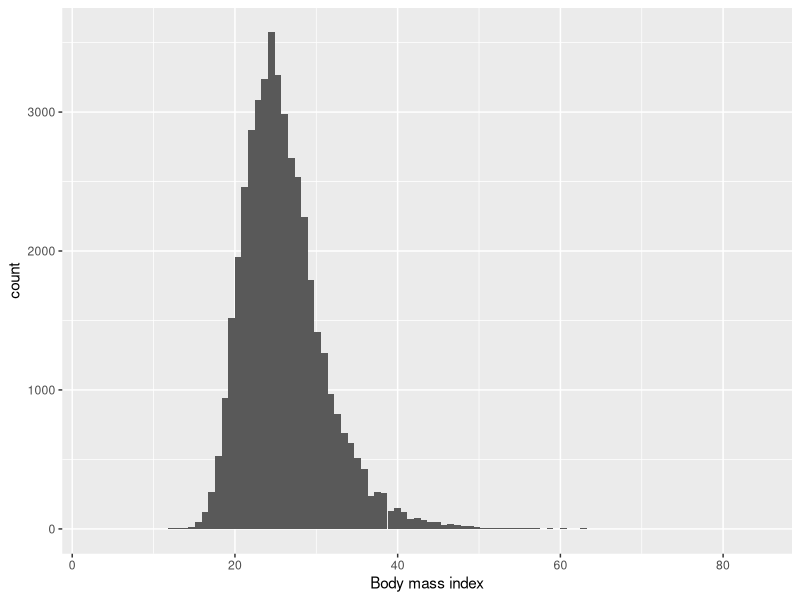
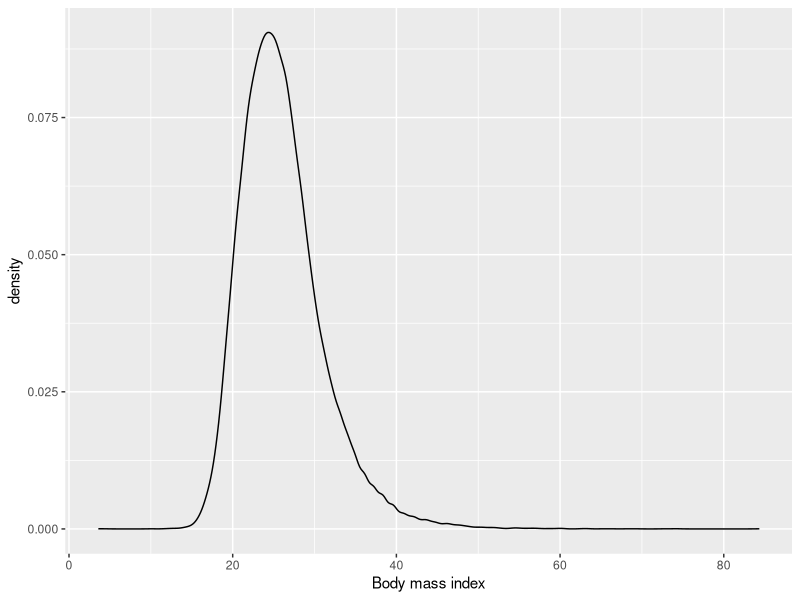
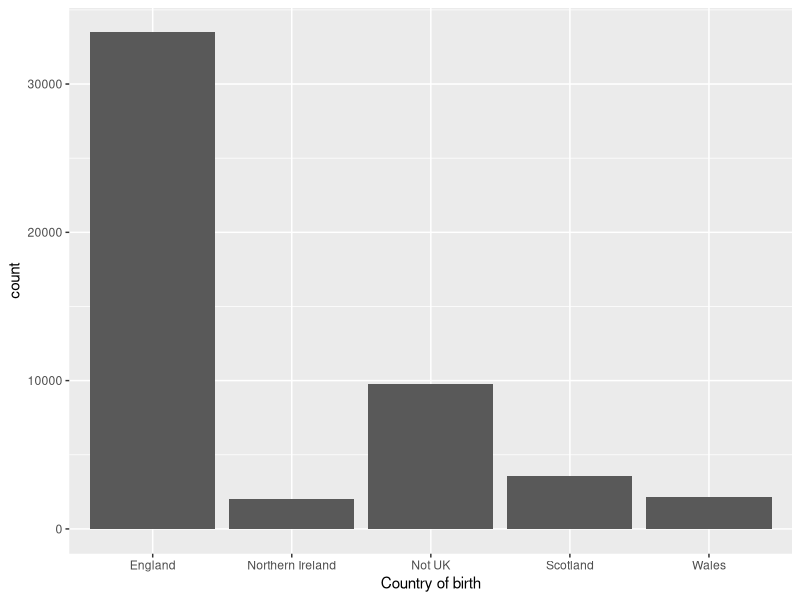
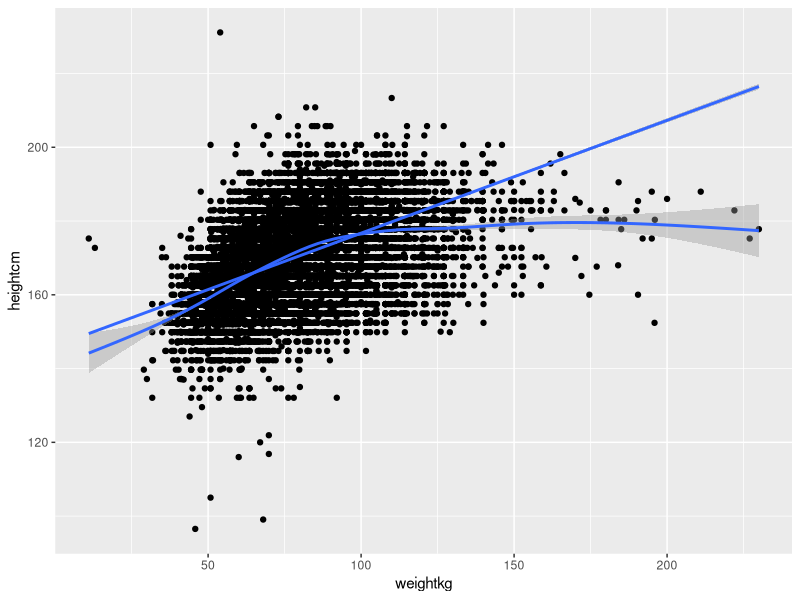

The R source for these figures, in order:
## ---- chunk 1
library(tidyverse)
library(data.table)
W1 <- fread("exData/W1.csv")
W1 <- W1 %>%
  mutate(heightcm = ifelse(a_hlht == 1 & a_hlhtf > 0, 
                           a_hlhtf*30.48 + a_hlhti*2.54,
                           ifelse(a_hlht == 2 & a_hlhtc > 0, 
                                  a_hlhtc, NA))) %>%
  mutate(weightkg = ifelse(a_hlwt == 1 & a_hlwts > 0, 
                           a_hlwts*6.35 + a_hlwtp*0.45,
                           ifelse(a_hlwt == 2 & a_hlwtk > 0, 
                                  a_hlwtk, NA))) %>%
  mutate(bmi = weightkg / (heightcm / 100)^2)
head(W1, 3)
## ---- chunk 2
ggplot(W1, aes(x=bmi)) +
  geom_histogram(bins = 100) +
  xlab("Body mass index")
## ---- chunk 3
ggplot(W1, aes(x=bmi)) +
  geom_density() +
  xlab("Body mass index")
## ---- chunk 4
table(W1$a_ukborn)
W1 <- W1 %>%
  mutate(a_ukborn = ifelse(a_ukborn > 0, a_ukborn, NA)) %>%
  mutate(cbirth = recode(a_ukborn, "1" = "England", 
                         "2" = "Scotland",
                         "3" = "Wales",
                         "4" = "Northern Ireland",
                         "5" = "Not UK")) 
  
table(W1$cbirth)
W1 %>% 
  filter(!is.na(cbirth)) %>%
  ggplot(aes(x=cbirth)) +
  geom_bar() +
  xlab("Country of birth")

table(W1$cbirth, useNA = "always")
## ---- chunk 5
ggplot(W1, aes(x = weightkg, y= heightcm)) +
  geom_point() +
  geom_smooth() +
  stat_smooth(method=lm)
